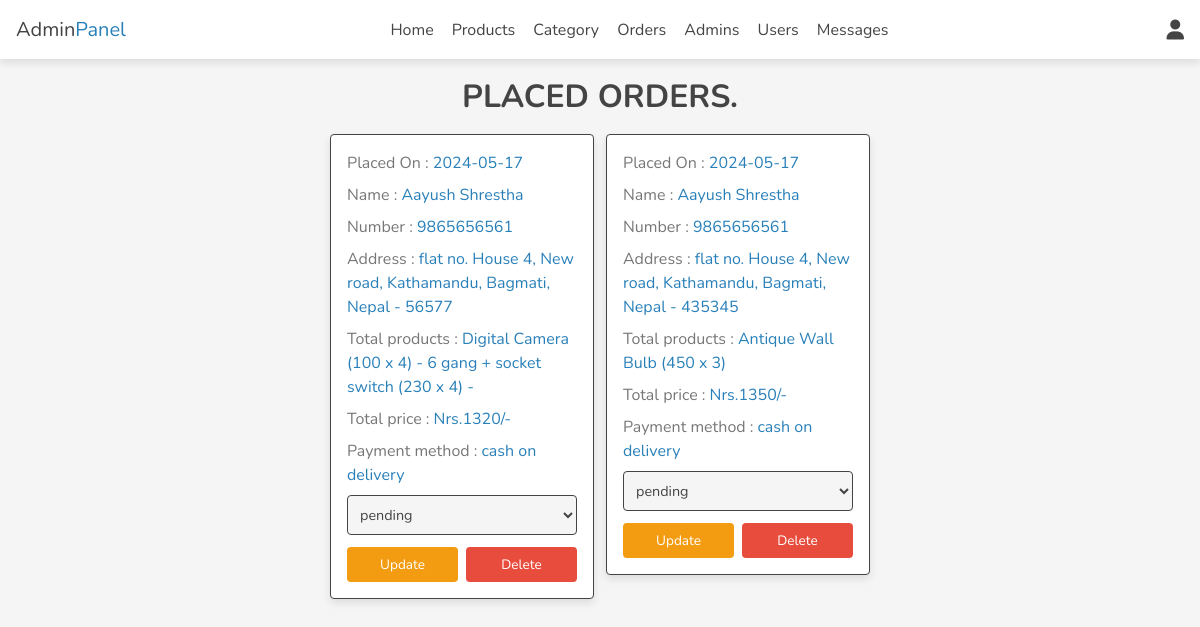
/admin/placed_orders.php (signed in), run on the app's committed database.
### tables this page shows
CREATE TABLE `orders` (
  `id` int(100) NOT NULL,
  `user_id` int(100) NOT NULL,
  `name` varchar(20) NOT NULL,
  `number` varchar(10) NOT NULL,
  `email` varchar(50) NOT NULL,
  `method` varchar(50) NOT NULL,
  `address` varchar(500) NOT NULL,
  `total_products` varchar(1000) NOT NULL,
  `total_price` int(100) NOT NULL,
  `placed_on` date NOT NULL DEFAULT current_timestamp(),
  `payment_status` varchar(20) NOT NULL DEFAULT 'pending'
);

### admin/placed_orders.php (the view, shortened to what this page needs)
<?php
include '../components/connect.php';
?>
<!DOCTYPE html>
<html lang="en">
<head>
   <link rel="stylesheet" href="https://cdnjs.cloudflare.com/ajax/libs/font-awesome/6.1.1/css/all.min.css">
   <link rel="stylesheet" href="../css/admin_style.css">
</head>
<body>
<?php include '../components/admin_header.php'; ?>
<section class="orders">
<h1 class="heading">Placed Orders.</h1>
<div class="box-container">
   <?php
      $select_orders = $conn->prepare("SELECT * FROM `orders`");
      $select_orders->execute();
      if($select_orders->rowCount() > 0){
         while($fetch_orders = $select_orders->fetch(PDO::FETCH_ASSOC)){
   ?>
   <div class="box">
      <p> Placed On : <span><?= $fetch_orders['placed_on']; ?></span> </p>
      <p> Name : <span><?= $fetch_orders['name']; ?></span> </p>
      <p> Number : <span><?= $fetch_orders['number']; ?></span> </p>
      <p> Address : <span><?= $fetch_orders['address']; ?></span> </p>
      <p> Total products : <span><?= $fetch_orders['total_products']; ?></span> </p>
      <p> Total price : <span>Nrs.<?= $fetch_orders['total_price']; ?>/-</span> </p>
      <p> Payment method : <span><?= $fetch_orders['method']; ?></span> </p>
      <form action="" method="post">
         <select name="payment_status" class="select">
            <option selected disabled><?= $fetch_orders['payment_status']; ?></option>
         </select>
        <div class="flex-btn">
         <input type="submit" value="update" class="option-btn" name="update_payment">
         <a href="placed_orders.php?delete=<?= $fetch_orders['id']; ?>" class="delete-btn" onclick="return confirm('delete this order?');">delete</a>
        </div>
      </form>
   </div>
   <?php
         }
      }else{
         echo '<p class="empty">no orders placed yet!</p>';
      }
   ?>
</div>
</section>
</body>
</html>

### css/admin_style.css (style rules this page uses)
:root { --main-color:#2980b9; --orange:#f39c12; --red:#e74c3c; --black:#444; --white:#fff; --light-color:#777; --light-bg:#f5f5f5; --border:.2rem solid var(--black); --box-shadow:0 .5rem 1rem rgba(0,0,0,.1); }
* { font-family: 'Nunito', sans-serif; margin:0; padding:0; box-sizing: border-box; outline: none; border:none; text-decoration: none; }
html { font-size: 50%; overflow-x: hidden; }
body { background-color: var(--light-bg); }
section { padding:2rem; max-width: 1200px; margin:0 auto; }
.heading { font-size: 4rem; color:var(--black); margin-bottom: 2rem; text-align: center; text-transform: uppercase; }
.btn, .delete-btn, .option-btn { display: block; width: 100%; margin-top: 1rem; border-radius: .5rem; padding:1rem 3rem; font-size: 1.7rem; text-transform: capitalize; color:var(--white); cursor: pointer; text-align: center; }
.option-btn { background-color: var(--orange); }
.delete-btn { background-color: var(--red); }
.flex-btn { display: flex; gap:1rem; }
.orders .box-container { display: grid; grid-template-columns: repeat(auto-fit, 33rem); gap:1.5rem; align-items: flex-start; justify-content: center; }
.orders .box-container .box { padding:2rem; padding-top: 1rem; border-radius: .5rem; border:var(--border); background-color: var(--white); box-shadow: var(--box-shadow); }
.orders .box-container .box p { line-height: 1.5; font-size: 2rem; color:var(--light-color); margin:1rem 0; }
.orders .box-container .box p span { color:var(--main-color); }
.orders .box-container .select { margin-bottom: .5rem; width: 100%; background-color: var(--light-bg); padding:1rem; font-size: 1.8rem; color:var(--black); border-radius: .5rem; border:var(--border); }

### data on the page
orders: placed_on "2024-05-17", name "Aayush Shrestha", number "9865656561", address "flat no. House 4, New road, Kathamandu, Bagmati, Nepal - 56577", total_products "Digital Camera (100 x 4) - 6 gang + socket switch (230 x 4) -", total_price "1320", method "cash on delivery", payment_status "pending"
orders: placed_on "2024-05-17", name "Aayush Shrestha", number "9865656561", address "flat no. House 4, New road, Kathamandu, Bagmati, Nepal - 435345", total_products "Antique Wall Bulb (450 x 3)", total_price "1350", method "cash on delivery", payment_status "pending"
